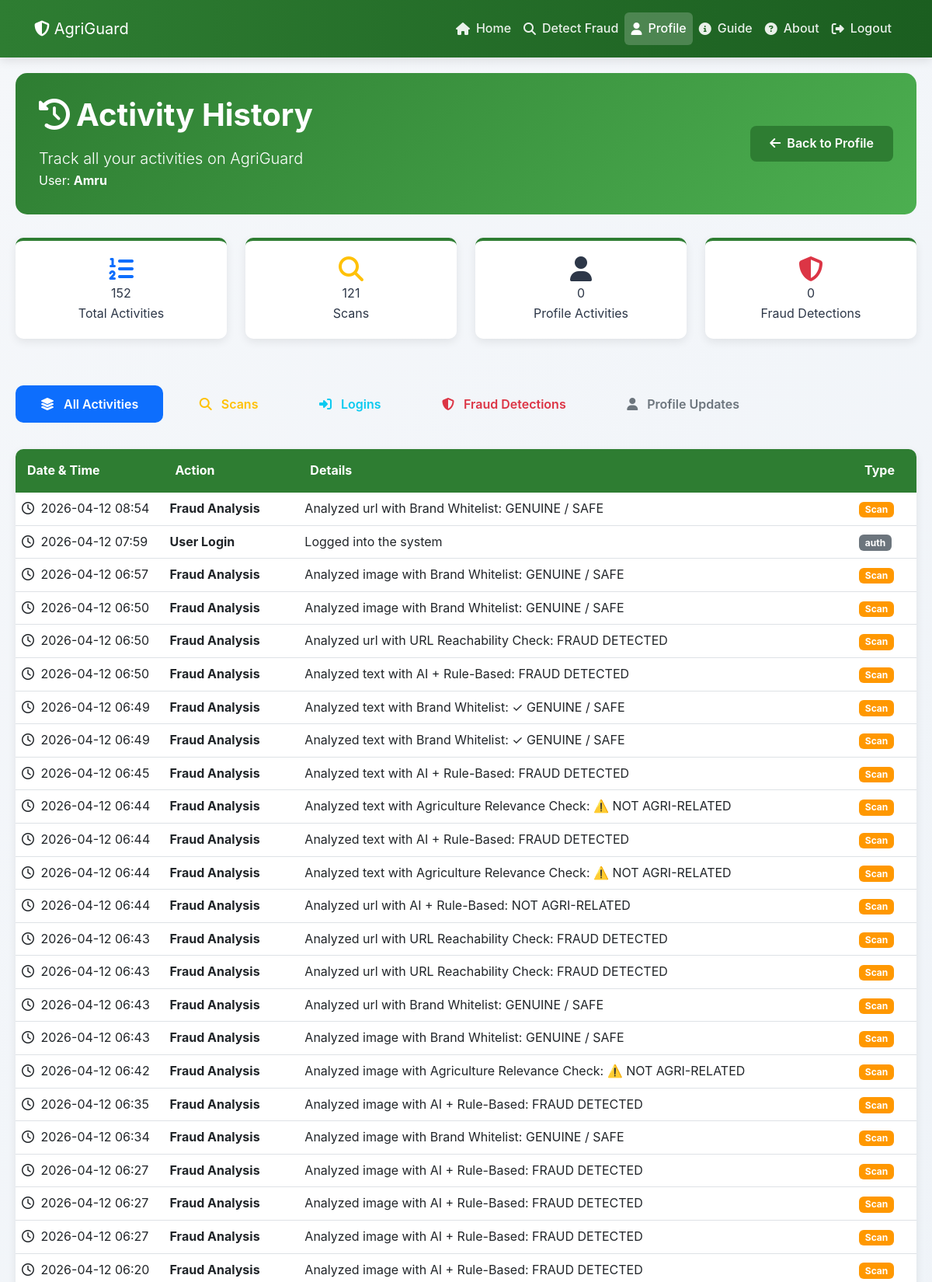
/activity-history (signed in, upper part), run on the app's committed database.
### tables this page shows
CREATE TABLE users(
                id INTEGER PRIMARY KEY AUTOINCREMENT,
                username TEXT UNIQUE NOT NULL,
                email TEXT UNIQUE NOT NULL,
                mobile TEXT UNIQUE NOT NULL,
                password TEXT NOT NULL,
                fullname TEXT,
                location TEXT,
                profile_pic TEXT,
                language TEXT DEFAULT 'en',
                email_notifications BOOLEAN DEFAULT 1,
                account_type TEXT DEFAULT 'standard',
                created_at TIMESTAMP DEFAULT CURRENT_TIMESTAMP,
                reset_token TEXT,
                reset_token_expiry DATETIME
            , role TEXT);

CREATE TABLE user_activity (
                id INTEGER PRIMARY KEY AUTOINCREMENT,
                user_id INTEGER,
                action TEXT,
                details TEXT,
                type TEXT,
                timestamp TIMESTAMP DEFAULT CURRENT_TIMESTAMP,
                FOREIGN KEY (user_id) REFERENCES users(id) ON DELETE CASCADE
            );

### app.py (the view)
@app.route("/activity-history")
@login_required
def activity_history():
    conn = sqlite3.connect("users.db")
    c = conn.cursor()
    c.execute("SELECT username, email FROM users WHERE id = ?", (session['user_id'],))
    user_data = c.fetchone()
    username = user_data[0] if user_data else "User"
    c.execute("""
        SELECT action, details, type, timestamp
        FROM user_activity
        WHERE user_id = ?
        ORDER BY timestamp DESC
    """, (session['user_id'],))
    activity_data = c.fetchall()
    activities = []
    for row in activity_data:
        activities.append({
            'action': row[0],
            'details': row[1],
            'type': row[2],
            'timestamp': row[3]
        })
    c.execute("""
        SELECT type, COUNT(*)
        FROM user_activity
        WHERE user_id = ?
        GROUP BY type
    """, (session['user_id'],))
    type_counts = dict(c.fetchall())
    conn.close()
    return render_template("activity_history.html",
                         username=username,
                         activities=activities,
                         type_counts=type_counts,
                         total_activities=len(activities))

### app.py (called while the page is built)
def login_required(f):
    @wraps(f)
    def decorated_function(*args, **kwargs):
        if 'user_id' not in session:
            flash("Please login first", "error")
            return redirect(url_for('login_selector'))
        return f(*args, **kwargs)
    return decorated_function

@app.context_processor
def inject_user():
    is_admin = False
    if 'user_id' in session:
        user_role = session.get('role', 'farmer').lower()
        is_admin = (user_role == 'admin')
    return dict(
        current_user=session.get("username"),
        current_lang=session.get("lang", "en"),
        is_logged_in="user_id" in session,
        is_admin=is_admin,
        current_path=request.path,
        ml_available=ML_AVAILABLE
   )

### templates/activity_history.html (shortened to what this page needs)
<!DOCTYPE html>
<html lang="en">
<head>
    <link href="https://cdn.jsdelivr.net/npm/bootstrap@5.3.0-alpha1/dist/css/bootstrap.min.css" rel="stylesheet">
    <link rel="stylesheet" href="https://cdnjs.cloudflare.com/ajax/libs/font-awesome/6.4.0/css/all.min.css">
    <link rel="stylesheet" href="{{ url_for('static', filename='style.css') }}">
</head>
<body>
    <nav class="navbar navbar-expand-lg navbar-dark" style="background-color: var(--primary-color);">
        <div class="container">
            <a class="navbar-brand" href="/">
                <i class="fas fa-shield-alt"></i> AgriGuard
            </a>
            <div class="collapse navbar-collapse" id="navbarNav">
                <ul class="navbar-nav ms-auto">
                    <li class="nav-item">
                        <a class="nav-link" href="/"><i class="fas fa-home"></i> Home</a>
                    </li>
                    <li class="nav-item">
                        <a class="nav-link" href="/detect"><i class="fas fa-search"></i> Detect Fraud</a>
                    </li>
                    <li class="nav-item">
                        <a class="nav-link active" href="/profile"><i class="fas fa-user"></i> Profile</a>
                    </li>
                    <li class="nav-item">
                        <a class="nav-link" href="/instruction"><i class="fas fa-info-circle"></i> Guide</a>
                    </li>
                    <li class="nav-item">
                        <a class="nav-link" href="/about"><i class="fas fa-question-circle"></i> About</a>
                    </li>
                    <li class="nav-item">
                        <a class="nav-link" href="/logout"><i class="fas fa-sign-out-alt"></i> Logout</a>
                    </li>
                </ul>
            </div>
        </div>
    </nav>
    <div class="activity-container">
        <div class="page-header">
            <div class="d-flex justify-content-between align-items-center flex-wrap">
                <div>
                    <h1 class="display-6 fw-bold mb-3">
                        <i class="fas fa-history me-2"></i>Activity History
                    </h1>
                    <p class="lead mb-0">Track all your activities on AgriGuard</p>
                    <p class="mb-0">User: <strong>{{ username }}</strong></p>
                </div>
                <a href="/profile" class="back-button">
                    <i class="fas fa-arrow-left me-2"></i>Back to Profile
                </a>
            </div>
        </div>
        <div class="row mb-4">
            <div class="col-md-3 col-sm-6 mb-3">
                <div class="stats-card text-center">
                    <div class="stats-icon">
                        <i class="fas fa-list-ol fa-2x text-primary"></i>
                    </div>
                    <div class="stats-number">{{ total_activities }}</div>
                    <div class="stats-label">Total Activities</div>
                </div>
            </div>
            <div class="col-md-3 col-sm-6 mb-3">
                <div class="stats-card text-center">
                    <div class="stats-icon">
                        <i class="fas fa-search fa-2x text-warning"></i>
                    </div>
                    <div class="stats-number">{{ type_counts.get('scan', 0) }}</div>
                    <div class="stats-label">Scans</div>
                </div>
            </div>
            <div class="col-md-3 col-sm-6 mb-3">
                <div class="stats-card text-center">
                    <div class="stats-icon">
                        <i class="fas fa-user fa-2x text-purple"></i>
                    </div>
                    <div class="stats-number">{{ type_counts.get('login', 0) + type_counts.get('profile', 0) }}</div>
                    <div class="stats-label">Profile Activities</div>
                </div>
            </div>
            <div class="col-md-3 col-sm-6 mb-3">
                <div class="stats-card text-center">
                    <div class="stats-icon">
                        <i class="fas fa-shield-alt fa-2x text-danger"></i>
                    </div>
                    <div class="stats-number">{{ type_counts.get('fraud', 0) }}</div>
                    <div class="stats-label">Fraud Detections</div>
                </div>
            </div>
        </div>
        <div class="filter-buttons mb-4">
            <button class="btn btn-outline-primary active" onclick="filterActivities('all')">
                <i class="fas fa-layer-group me-1"></i>All Activities
            </button>
            <button class="btn btn-outline-warning" onclick="filterActivities('scan')">
                <i class="fas fa-search me-1"></i>Scans
            </button>
            <button class="btn btn-outline-info" onclick="filterActivities('login')">
                <i class="fas fa-sign-in-alt me-1"></i>Logins
            </button>
            <button class="btn btn-outline-danger" onclick="filterActivities('fraud')">
                <i class="fas fa-shield-alt me-1"></i>Fraud Detections
            </button>
            <button class="btn btn-outline-secondary" onclick="filterActivities('profile')">
                <i class="fas fa-user me-1"></i>Profile Updates
            </button>
        </div>
        <div class="activity-table">
            {% if activities %}
            <div class="table-responsive">
                <table class="table table-hover mb-0" id="activityTable">
                    <thead>
                        <tr>
                            <th>Date & Time</th>
                            <th>Action</th>
                            <th>Details</th>
                            <th>Type</th>
                        </tr>
                    </thead>
                    <tbody>
                        {% for activity in activities %}
                        <tr class="activity-row" data-type="{{ activity.type }}">
                            <td>
                                <i class="far fa-clock me-1"></i>
                                {{ activity.timestamp[:16] if activity.timestamp else 'N/A' }}
                            </td>
                            <td><strong>{{ activity.action }}</strong></td>
                            <td>{{ activity.details }}</td>
                            <td>
                                {% if activity.type == 'scan' %}
                                <span class="badge badge-scan">Scan</span>
                                {% elif activity.type == 'login' %}
                                <span class="badge badge-login">Login</span>
                                {% elif activity.type == 'fraud' %}
                                <span class="badge badge-fraud">Fraud</span>
                                {% elif activity.type == 'profile' %}
                                <span class="badge badge-profile">Profile</span>
                                {% elif activity.type == 'system' %}
                                <span class="badge badge-system">System</span>
                                {% else %}
                                <span class="badge bg-secondary">{{ activity.type }}</span>
                                {% endif %}
                            </td>
                        </tr>
                        {% endfor %}
                    </tbody>
                </table>
            </div>
            {% endif %}
        </div>
    </div>
</body>
</html>

### static/style.css (style rules this page uses)
* { margin: 0; padding: 0; box-sizing: border-box; }
body { font-family: 'Inter', 'Segoe UI', system-ui, -apple-system, sans-serif; background: linear-gradient(135deg, #f5f7fa 0%, #e4edf5 100%); color: #2d3748; line-height: 1.6; min-height: 100vh; }
.navbar { background: linear-gradient(90deg, #2e7d32 0%, #1b5e20 100%); color: white; padding: 1rem 2rem; box-shadow: 0 4px 12px rgba(0, 0, 0, 0.1); position: sticky; top: 0; z-index: 1000; display: flex; justify-content: space-between; align-items: center; }
.nav-link { color: rgba(255, 255, 255, 0.9); text-decoration: none; font-weight: 500; padding: 0.5rem 1rem; border-radius: 6px; transition: all 0.3s ease; display: flex; align-items: center; gap: 8px; }
.nav-link.active { background: rgba(255, 255, 255, 0.2); color: white; }
.btn { display: inline-flex; align-items: center; justify-content: center; gap: 8px; padding: 0.75rem 2rem; font-size: 1rem; font-weight: 600; border: none; border-radius: 10px; cursor: pointer; transition: all 0.3s ease; text-decoration: none; }

### templates/activity_history.html (style rules this page uses)
:root { --primary-color: #2e7d32; --secondary-color: #4caf50; --accent-color: #81c784; --light-bg: #f8f9fa; --dark-text: #333; --light-text: #666; }
.activity-container { max-width: 1200px; margin: 0 auto; padding: 20px; }
.page-header { background: linear-gradient(135deg, var(--primary-color), var(--secondary-color)); color: white; padding: 30px; border-radius: 15px; margin-bottom: 30px; }
.stats-card { background: white; border-radius: 10px; padding: 20px; box-shadow: 0 4px 12px rgba(0,0,0,0.08); margin-bottom: 20px; border-top: 4px solid var(--primary-color); }
.activity-table { background: white; border-radius: 10px; overflow: hidden; box-shadow: 0 4px 12px rgba(0,0,0,0.08); }
.table thead th { background-color: var(--primary-color); color: white; border: none; padding: 15px; }
.badge-scan { background-color: #ff9800 !important; }
.back-button { background: var(--primary-color); color: white; border: none; padding: 10px 25px; border-radius: 8px; font-weight: 600; transition: all 0.3s ease; text-decoration: none; display: inline-block; }
.filter-buttons .btn { margin-right: 10px; margin-bottom: 10px; }

### data on the page
users: username "Amru"
user_activity: timestamp "2026-04-12 08:54", action "Fraud Analysis", details "Analyzed url with Brand Whitelist: GENUINE / SAFE", type "Scan"
user_activity: timestamp "2026-04-12 07:59", action "User Login", details "Logged into the system", type "auth"
user_activity: timestamp "2026-04-12 06:57", action "Fraud Analysis", details "Analyzed image with Brand Whitelist: GENUINE / SAFE", type "Scan"
user_activity: timestamp "2026-04-12 06:50", action "Fraud Analysis", details "Analyzed image with Brand Whitelist: GENUINE / SAFE", type "Scan"
user_activity: timestamp "2026-04-12 06:50", action "Fraud Analysis", details "Analyzed url with URL Reachability Check: FRAUD DETECTED", type "Scan"
user_activity: timestamp "2026-04-12 06:50", action "Fraud Analysis", details "Analyzed text with AI + Rule-Based: FRAUD DETECTED", type "Scan"
user_activity: timestamp "2026-04-12 06:49", action "Fraud Analysis", details "Analyzed text with Brand Whitelist: ✓ GENUINE / SAFE", type "Scan"
user_activity: timestamp "2026-04-12 06:49", action "Fraud Analysis", details "Analyzed text with Brand Whitelist: ✓ GENUINE / SAFE", type "Scan"
user_activity: timestamp "2026-04-12 06:45", action "Fraud Analysis", details "Analyzed text with AI + Rule-Based: FRAUD DETECTED", type "Scan"
user_activity: timestamp "2026-04-12 06:44", action "Fraud Analysis", details "Analyzed text with Agriculture Relevance Check: ⚠️ NOT AGRI-RELATED", type "Scan"
user_activity: timestamp "2026-04-12 06:44", action "Fraud Analysis", details "Analyzed text with AI + Rule-Based: FRAUD DETECTED", type "Scan"
user_activity: timestamp "2026-04-12 06:44", action "Fraud Analysis", details "Analyzed text with Agriculture Relevance Check: ⚠️ NOT AGRI-RELATED", type "Scan"
user_activity: timestamp "2026-04-12 06:44", action "Fraud Analysis", details "Analyzed url with AI + Rule-Based: NOT AGRI-RELATED", type "Scan"
user_activity: timestamp "2026-04-12 06:43", action "Fraud Analysis", details "Analyzed url with URL Reachability Check: FRAUD DETECTED", type "Scan"
user_activity: timestamp "2026-04-12 06:43", action "Fraud Analysis", details "Analyzed url with URL Reachability Check: FRAUD DETECTED", type "Scan"
user_activity: timestamp "2026-04-12 06:43", action "Fraud Analysis", details "Analyzed url with Brand Whitelist: GENUINE / SAFE", type "Scan"
user_activity: timestamp "2026-04-12 06:43", action "Fraud Analysis", details "Analyzed image with Brand Whitelist: GENUINE / SAFE", type "Scan"
user_activity: timestamp "2026-04-12 06:42", action "Fraud Analysis", details "Analyzed image with Agriculture Relevance Check: ⚠️ NOT AGRI-RELATED", type "Scan"
user_activity: timestamp "2026-04-12 06:35", action "Fraud Analysis", details "Analyzed image with AI + Rule-Based: FRAUD DETECTED", type "Scan"
user_activity: timestamp "2026-04-12 06:34", action "Fraud Analysis", details "Analyzed image with Brand Whitelist: GENUINE / SAFE", type "Scan"
user_activity: timestamp "2026-04-12 06:27", action "Fraud Analysis", details "Analyzed image with AI + Rule-Based: FRAUD DETECTED", type "Scan"
user_activity: timestamp "2026-04-12 06:27", action "Fraud Analysis", details "Analyzed image with AI + Rule-Based: FRAUD DETECTED", type "Scan"
user_activity: timestamp "2026-04-12 06:27", action "Fraud Analysis", details "Analyzed image with AI + Rule-Based: FRAUD DETECTED", type "Scan"
user_activity: timestamp "2026-04-12 06:20", action "Fraud Analysis", details "Analyzed image with AI + Rule-Based: FRAUD DETECTED", type "Scan"

### other printed values
{{ total_activities }} "152"
{{ type_counts.get('scan', 0) }} "121"
{{ type_counts.get('login', 0) + type_counts.get('profile', 0) }} "0"
{{ type_counts.get('fraud', 0) }} "0"
